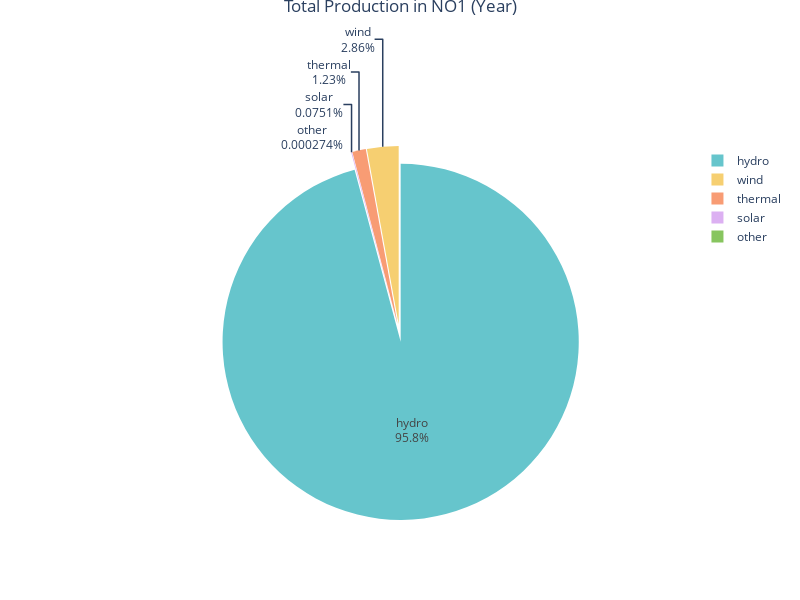

The notebook cell saved with this chart:
### Markdown cell above
### Creating a Pie Chart for Total Production by Production Group

In this step, I am visualizing the total electricity production for a chosen price area using a pie chart.  
As mentioned in the task, here I am
- **grouping the Spark DataFrame by `production_group`** and calculating the total production (`value`) for each group.  
- **converting the aggregated Spark DataFrame into a pandas DataFrame** so that Plotly can work with it for plotting.  
- **creating an interactive pie chart using Plotly**, where:  
   - Each slice represents a different production group.  
   - The size of each slice corresponds to the total electricity production of that group.  
   - A pastel color palette is applied to make the chart visually appealing. 
   - The chart is interactive, allowing us to **select production groups** on click to highlight or isolate them in the output.   
- **applying optional styling tweaks**:  
   - Showing both percentages and labels on the slices.  
   - Pulling slices slightly for better emphasis.  
   - Setting the chart width and height.  
   - Centering the title at the top and adjusting the font size.  
- Finally, I am **displaying the chart**, allowing us to visually inspect how electricity production is distributed among different production groups in the selected price area.

### Code cell
# Grouping the Spark DataFrame by 'production_group' and calculating the total production
# We are summing the 'value' column for each production group and aliasing it as 'total_quantity'
agg_df = df.groupBy("production_group").agg(spark_sum("value").alias("total_quantity"))

# Converting the aggregated Spark DataFrame into a pandas DataFrame
# We are doing this because Plotly works directly with pandas DataFrames for plotting
agg_pd = agg_df.toPandas()

# Creating an interactive pie chart using Plotly
# We are setting 'total_quantity' as the values and 'production_group' as the labels
# The chart is titled dynamically with the selected price area
fig = px.pie(agg_pd, values='total_quantity', names='production_group', title=f'Total Production in {price_area} (Year)',
      color_discrete_sequence=px.colors.qualitative.Pastel)

# Applying optional styling tweaks to make the chart more readable
# We are showing both percentages and labels on the chart slices and slightly pulling slices out
fig.update_traces(textinfo='percent+label', pull=[0.05]*len(agg_pd))

# Updating the overall layout of the plot
fig.update_layout(width=800, height=600,title=dict(text=f'Total Production in {price_area} (Year)', 
                x=0.5, y=1.0, xanchor='center', yanchor='top'), font=dict(size=12))

# Displaying the interactive pie chart
fig.show()

### Figure 1 — Plotly figure (JSON) as saved in the notebook; plotly's stock layout.template omitted (floating-point values rounded to 4 significant figures)
{"data": [{"domain": {"x": [0, 1], "y": [0, 1]}, "hovertemplate": "production_group=%{label}<br>total_quantity=%{value}<extra></extra>", "labels": ["solar", "wind", "other", "thermal", "hydro"], "legendgroup": "", "name": "", "pull": [0.05, 0.05, 0.05, 0.05, 0.05], "showlegend": true, "textinfo": "percent+label", "type": "pie", "values": [14380000.0, 547200000.0, 52560.0, 236100000.0, 18350000000.0]}], "layout": {"font": {"size": 12}, "height": 600, "legend": {"tracegroupgap": 0}, "piecolorway": ["rgb(102, 197, 204)", "rgb(246, 207, 113)", "rgb(248, 156, 116)", "rgb(220, 176, 242)", "rgb(135, 197, 95)", "rgb(158, 185, 243)", "rgb(254, 136, 177)", "rgb(201, 219, 116)", "rgb(139, 224, 164)", "rgb(180, 151, 231)", "rgb(179, 179, 179)"], "title": {"text": "Total Production in NO1 (Year)", "x": 0.5, "xanchor": "center", "y": 1, "yanchor": "top"}, "width": 800}}
